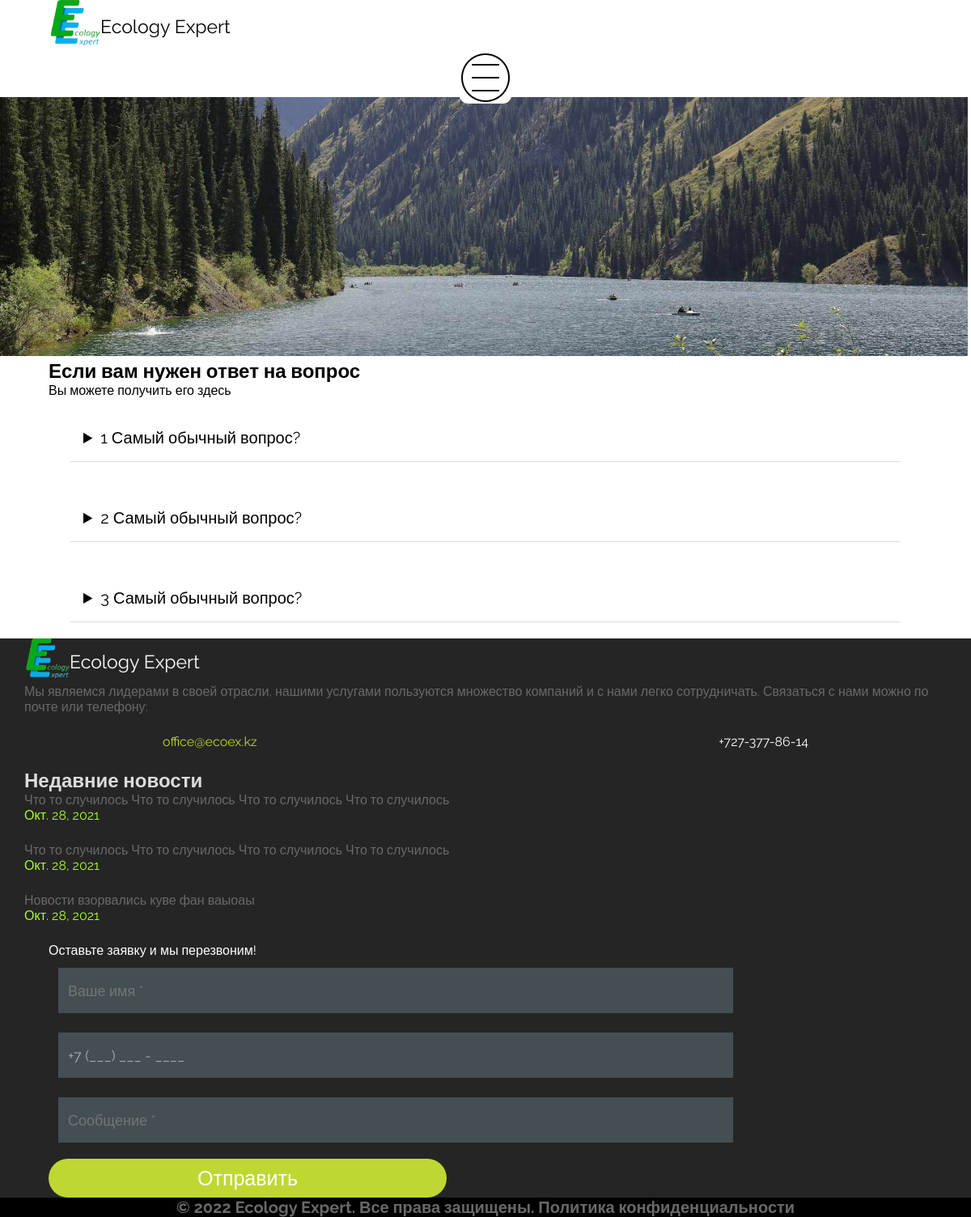
The app's page /faqs/, older data.
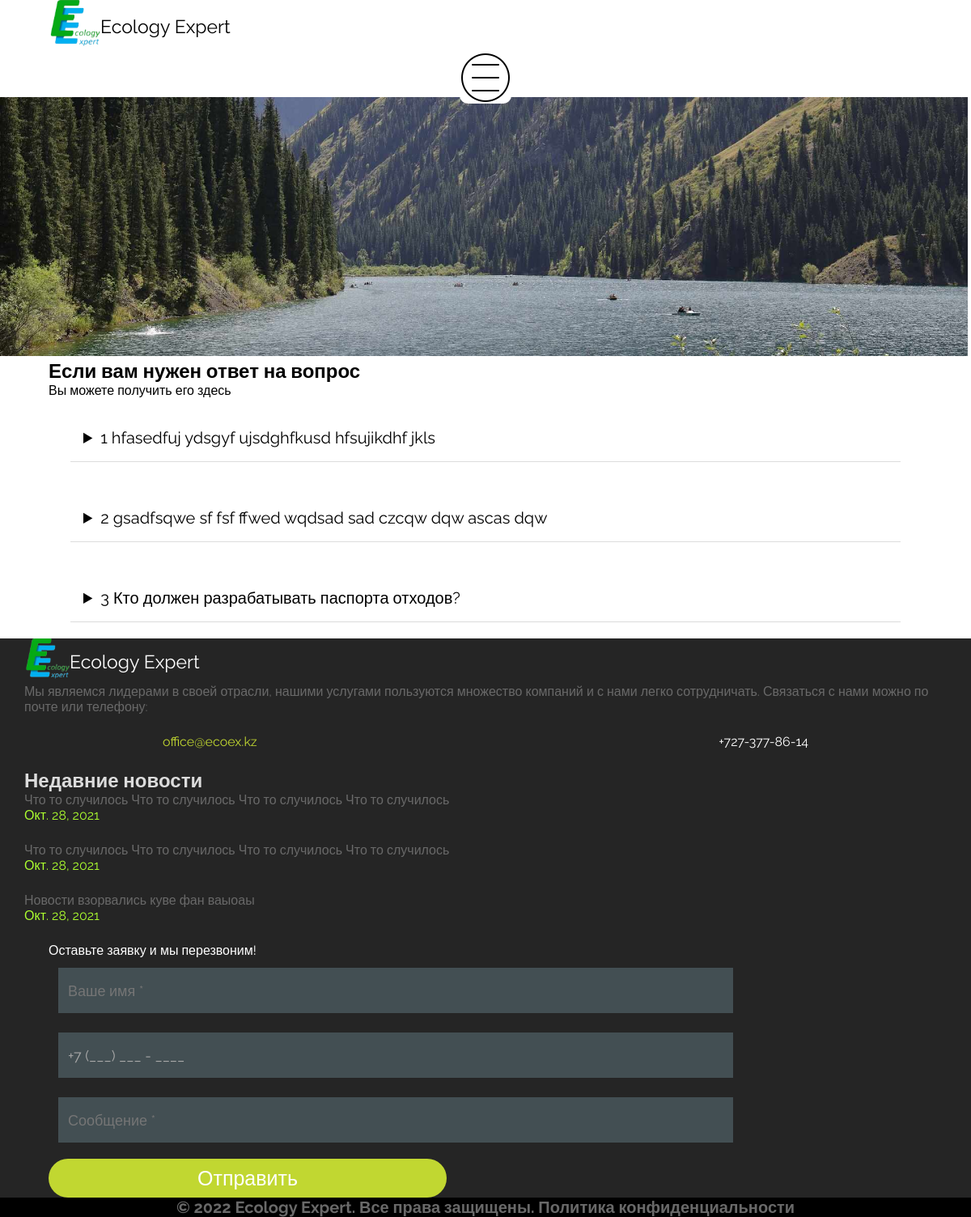
The same page, newer data.
### landing/models.py (models this page shows, shortened)
class FAQ(models.Model):
    question = models.CharField(max_length=150)
    answer = models.CharField(max_length=350)

class News(models.Model):
    title = models.CharField(max_length=150)
    date = models.DateField(auto_now_add=True)
    slug = models.SlugField(max_length=75, unique=True, db_index=True, verbose_name="URL")
    image = models.ImageField(upload_to="news/", null=True)
    description = models.TextField()
    def get_absolute_url(self):
        return reverse('landing:news_detail_page', kwargs={'news_slug': self.slug})

### landing/views.py (the view)
# urls.py: path('faqs/', views.faq_list_page, name='faq_fan'),
def faq_list_page(request):
    context = {}
    context['FAQS'] = FAQ.objects.all()
    return render(request, 'faq/faq_list_page.html', context)

### landing/context_processors.py (called while the page is built)
def news(request):
    return {'RecentNews': News.objects.all()[:3]}

### templates/faq/faq_list_page.html (shortened to what this page needs)
{% extends 'landing/base.html' %}
{% load static %}
{% block head %}
<link rel="stylesheet" href="{% static 'css/faq.css' %}">
        <link rel="stylesheet" href="{% static 'css/header_non_main.css' %}">
{% endblock head %}
{% block content %}
    {% include 'parts/upper_new_mountain.html' %}
    <div class="Faq_block">
<h2>Если вам нужен ответ на вопрос</h2>
<p>Вы можете получить его здесь</p>
<div class="outer">
{% for faq in FAQS %}
<details>
            <summary>{{ forloop.counter }} {{ faq.question }}</summary>
        </details>
{% endfor %}
</div>
</div>
{% endblock content %}

### templates/landing/base.html (shortened to what this page needs)
<!DOCTYPE html>
{% load static %}
{% load cache %}
<html lang="en">
<head>
{% block head %}
{% endblock head %}
{% cache 2500 header %}
<link rel="stylesheet" href="{% static 'css/base.css' %}">
<link rel="stylesheet" href="{% static 'css/mobile_header.css' %}">
{% endcache %}
</head>
<body>
<section class="HeaderWrapper" id="header_wrapper" style="background-clip: content-box">
<header id="main_header">
    {% cache 2500 head %}
    <div class="LogoImg"></div>
    <a href="{% url 'landing:main_page' %}" class="LogoText" id="LogoText">Ecology Expert</a>
        {% include 'parts/mobile_header.html' %}
{% endcache %}
</header>
</section>
{% block content %}
{% endblock content %}
<footer>
{% cache 3600 footer %}
    <div class="Footer">
        <div class="LeftSideFooter">
            <div class="FooterLogo">
            <div class="FooterLogoImg"></div>
            <a href="{% url 'landing:main_page' %}" class="LogoText">Ecology Expert</a>
            </div>
                <p class="DescripFooter">Мы являемся лидерами в своей отрасли, нашими услугами пользуются множество компаний и с нами легко сотрудничать. Связаться с нами можно по почте или телефону:
</p>
            <p class="LocationFooter">
<a class="EmailFooter" href="mailto: office@ecoex.kz">office@ecoex.kz</a>
            <span> +727-377-86-14</span>
            </p>
        </div>
        <div class="MiddleSideFooter">
            <h2>Недавние новости</h2>
            <div>
              {% for new in RecentNews %}
                <a class="new_description" href="{{ new.get_absolute_url }}">{{ new.title|truncatechars:75|safe }}</a>
                <p class="new_date" >{{ new.date }}</p>
              {% endfor%}
            </div>
        </div>
{% endcache %}
    {% include 'parts/form_footer.html' %}
    </div>
    <div class="UnderFooter">
        <h1>© 2022 Ecology Expert. Все права защищены. <a href="{% url 'landing:privacy' %}">Политика конфиденциальности</a></h1>
    </div>
</footer>
</body>
</html>

### templates/parts/mobile_header.html (shortened to what this page needs)
    <nav id="menu">
    <div class="BurgerWrapper">
<div class="BurgerBefore_After" id="changing_img" title="1" onclick="change_icon()">
</div>
</div>
</nav>

### templates/parts/upper_new_mountain.html
{% load static %}
    <link rel="stylesheet" href="{% static 'css/upper_part_new_mountain.css' %}">
    <div class="Services_bg">
    </div>

### templates/parts/form_footer.html (shortened to what this page needs)
{% load static %}
<form method="post" onsubmit="return validateMyForm();" action="#" name="contact_form" class="footer_form">
    <p id="LeaveInfo">Оставьте заявку и мы перезвоним!</p>
    <input placeholder="Ваше имя *"  name="k3k3r" required>
    <input value="+7 (___) ___ - ____" mask="+7 (___) ___ - ____" placeholder="+7 (___) ___ - ____"  name="number_of_phone" type="tel" id="phone" required>
    <input placeholder="Сообщение *" name="message" required>
    <button type="submit" id="btn">Отправить</button>
</form>

### static/css/faq.css (style rules this page uses)
* { font-family: 'Raleway', sans-serif; }
.outer { width: 95%; margin: 0 auto; font-family: arial; line-height: 26px; }
.Faq_block { width: 90%; margin: 17vh auto 0 auto; }
.Faq_block>h2, .Faq_block>p { text-align: left; }
#LogoText { color: black !important; }
summary { border-bottom: 1px solid gainsboro; color: black; padding: 16px; cursor: pointer; position: relative; font-size: 20px; outline: none; margin: 20px 0px; }

### static/css/base.css (style rules this page uses)
* { margin: 0; padding: 0; }
a { text-decoration: none; }
body { display:flex; flex-direction:column; height:100vh; margin:0; }
header { display: flex; flex-direction: row; flex-wrap: wrap; padding-bottom: 15vw; }
.LogoImg { margin-left: 5vw; background-image: url("../img/logo.png"); width: 64px; z-index: 2; height: 64px; background-size: contain; background-repeat: no-repeat; }
.LogoText { font-size: 23px; color: white; align-self: center; z-index: 2; }
.FooterLogoImg { background-image: url("../img/logo.png"); width: 7vh; height: 7vh; background-size: contain; background-repeat: no-repeat; }
.UnderFooter { background-color: black; }
.UnderFooter>h1, .UnderFooter>h1>a { font-size: 20px; text-decoration: none; color:dimgrey; text-align: center; }
footer { background-color: #180C1D; margin-top: auto; bottom: 0; }
.FooterLogo { display: flex; }
.DescripFooter { color: dimgrey; }
.LocationFooter { padding-bottom: 3vh; display: flex; flex-direction: row; justify-content: space-between; width: 70%; margin: 3vh auto 0 auto; }
.LocationFooter>span { color: white; }
.LeftSideFooter { width: 95%; margin: 0 auto; }
.EmailFooter { color: #c1d731; }
.MiddleSideFooter { width: 95%; margin: 0 auto; }
.MiddleSideFooter { color:gainsboro; }
.new_date { color: greenyellow; padding-bottom: 3vh; }
.new_description { color: dimgrey; word-wrap: break-word; margin-top: 3vh; }
.Footer { display: flex; margin: 0 auto; flex-direction: column; background-color: #252525; }
.footer_form { display: flex; flex-direction: column; width: 90%; margin: 0 auto; }
.footer_form>input { width: 75%; height: 4vh; padding: 1vw; margin: 1vw; color: darkgray; font-size: 18px; border: none; outline:none; background-color: #434f53; }
.footer_form>p { color: white; }
.footer_form>button { width: 41vw; height: 6vh; border-radius: 28px; background-color: #c1d731; font-size: 25px; color: white; border: none; outline: none; margin-top: 1vh; }

### static/css/mobile_header.css (style rules this page uses)
.BurgerBefore_After { background-image: url("../img/header_img/white_icon.png"); margin: 0 auto; background-size: contain; width: 64px; height: 64px; cursor: pointer; background-color: white; border-radius: 10px; }
#menu { z-index: 5; width: 100%; }

### static/css/upper_part_new_mountain.css (style rules this page uses)
.Services_bg { z-index: -5; position: absolute; background-image: url("../img/new_lakee.jpg"); width: 100%; top: 15vh; height: 40vh; background-size: cover; background-repeat: no-repeat; }
@media (max-width: 1279px) { .Services_bg { background-size: contain; } }

Row changes from the older to the newer data that the page shows:
removed FAQ: question "Самый обычный вопрос?"
removed FAQ: question "Самый обычный вопрос?"
removed FAQ: question "Самый обычный вопрос?"
added FAQ: question "hfasedfuj ydsgyf ujsdghfkusd hfsujikdhf jkls"
added FAQ: question "gsadfsqwe sf fsf ffwed wqdsad sad czcqw dqw ascas dqw"
added FAQ: question "Кто должен разрабатывать паспорта отходов?"
